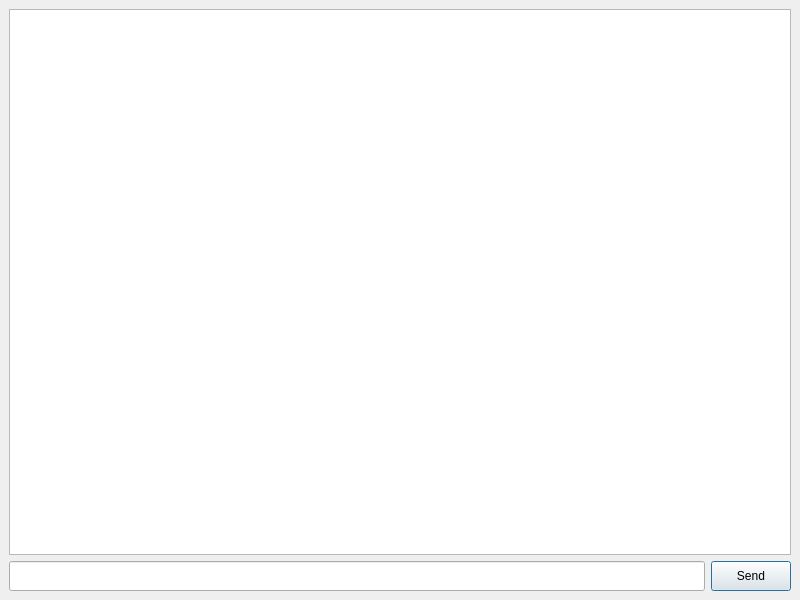
<?xml version="1.0" encoding="UTF-8"?>
<ui version="4.0">
 <class>MainWindow</class>
 <widget class="QMainWindow" name="MainWindow">
  <property name="geometry">
   <rect>
    <x>0</x>
    <y>0</y>
    <width>800</width>
    <height>600</height>
   </rect>
  </property>
  <property name="windowTitle">
   <string>File Sharing Client</string>
  </property>
  <widget class="QWidget" name="centralwidget">
   <layout class="QGridLayout" name="gridLayout">
    <item row="1" column="0">
     <widget class="QLineEdit" name="lineEdit">
      <property name="minimumSize">
       <size>
        <width>0</width>
        <height>30</height>
       </size>
      </property>
     </widget>
    </item>
    <item row="0" column="0" colspan="2">
     <widget class="QTextEdit" name="textEdit">
      <property name="readOnly">
       <bool>true</bool>
      </property>
     </widget>
    </item>
    <item row="1" column="1">
     <widget class="QPushButton" name="sendButton">
      <property name="minimumSize">
       <size>
        <width>0</width>
        <height>30</height>
       </size>
      </property>
      <property name="text">
       <string>Send</string>
      </property>
      <property name="autoDefault">
       <bool>true</bool>
      </property>
      <property name="default">
       <bool>true</bool>
      </property>
     </widget>
    </item>
   </layout>
  </widget>
 </widget>
 <resources/>
 <connections/>
</ui>
